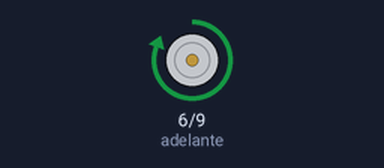
A sketch run on a simulated Arduino Uno, built with avr-gcc and run on an emulated ATmega328P. Shown: motor-driver pin pairs drawn as motors (green arrow = first pin HIGH = forward, orange = second pin HIGH = backward, longer = more drive).

Above: at 1.2 s.
At 3.0 s:
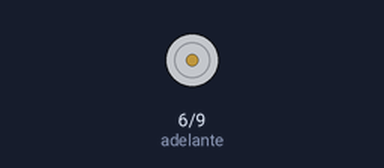
At 4.7 s:
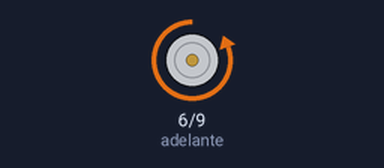
Timing chart, 0 to 9.1 s (numbered marks = the images above):
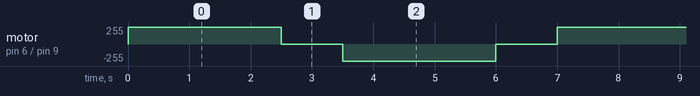

The sketch:

_2_motores.ino
```cpp
//controlador de motor

int adelante = 6;
int atras = 9;

void setup()
{
pinMode(adelante, OUTPUT);
pinMode(atras, OUTPUT);

}

void loop()
{

  int onTime = 2500;
  int offTime = 1000;

  digitalWrite(adelante, HIGH);
  delay (onTime);
  digitalWrite(adelante, LOW);
  delay (offTime);

  digitalWrite(atras, HIGH);
  delay (onTime);
  digitalWrite(atras, LOW);
  delay (offTime);

}
```

Measured:
- by itself, motor on pin 6 (adelante) / pin 9 (atras): repeats every 7.0 s: stopped 1.0 s, backward 255/255 2.5 s, stopped 1.0 s, forward 255/255 2.5 s
